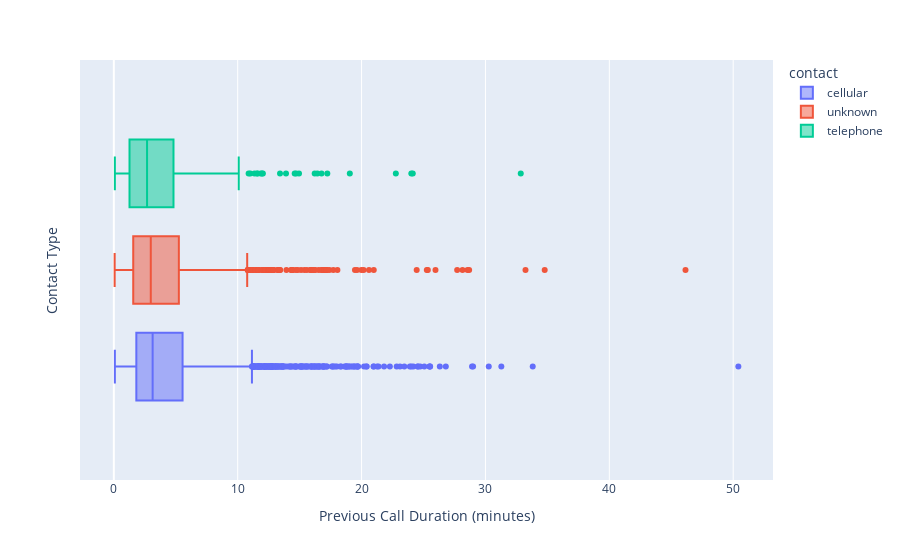

Here is the notebook cell this chart was saved with:
### Code cell
temp_df = df.copy()
temp_df['duration_minutes'] = temp_df['duration'] / 60
fig = px.box(temp_df, x="duration_minutes", color="contact")
fig.update_traces(quartilemethod="exclusive") # or "inclusive", or "linear" by default
fig.update_layout(
	xaxis_title="Previous Call Duration (minutes)",
	yaxis_title="Contact Type"
)
fig.show()

### Figure 1 — Plotly figure (JSON) as saved in the notebook; plotly's stock layout.template omitted (floating-point values rounded to 4 significant figures; data arrays with more than 128 entries replaced by an {"elided": "..."} marker saying what was removed)
{"data": [{"alignmentgroup": "True", "hovertemplate": "contact=cellular<br>duration_minutes=%{x}<extra></extra>", "legendgroup": "cellular", "marker": {"color": "#636efa"}, "name": "cellular", "notched": false, "offsetgroup": "cellular", "orientation": "h", "quartilemethod": "exclusive", "showlegend": true, "type": "box", "x": {"elided": "2568 float values"}, "x0": " ", "xaxis": "x", "y0": " ", "yaxis": "y"}, {"alignmentgroup": "True", "hovertemplate": "contact=unknown<br>duration_minutes=%{x}<extra></extra>", "legendgroup": "unknown", "marker": {"color": "#EF553B"}, "name": "unknown", "notched": false, "offsetgroup": "unknown", "orientation": "h", "quartilemethod": "exclusive", "showlegend": true, "type": "box", "x": {"elided": "1172 float values"}, "x0": " ", "xaxis": "x", "y0": " ", "yaxis": "y"}, {"alignmentgroup": "True", "hovertemplate": "contact=telephone<br>duration_minutes=%{x}<extra></extra>", "legendgroup": "telephone", "marker": {"color": "#00cc96"}, "name": "telephone", "notched": false, "offsetgroup": "telephone", "orientation": "h", "quartilemethod": "exclusive", "showlegend": true, "type": "box", "x": {"elided": "259 float values"}, "x0": " ", "xaxis": "x", "y0": " ", "yaxis": "y"}], "layout": {"boxmode": "group", "legend": {"title": {"text": "contact"}, "tracegroupgap": 0}, "margin": {"t": 60}, "xaxis": {"anchor": "y", "domain": [0, 1], "title": {"text": "Previous Call Duration (minutes)"}}, "yaxis": {"anchor": "x", "domain": [0, 1], "title": {"text": "Contact Type"}}}}
